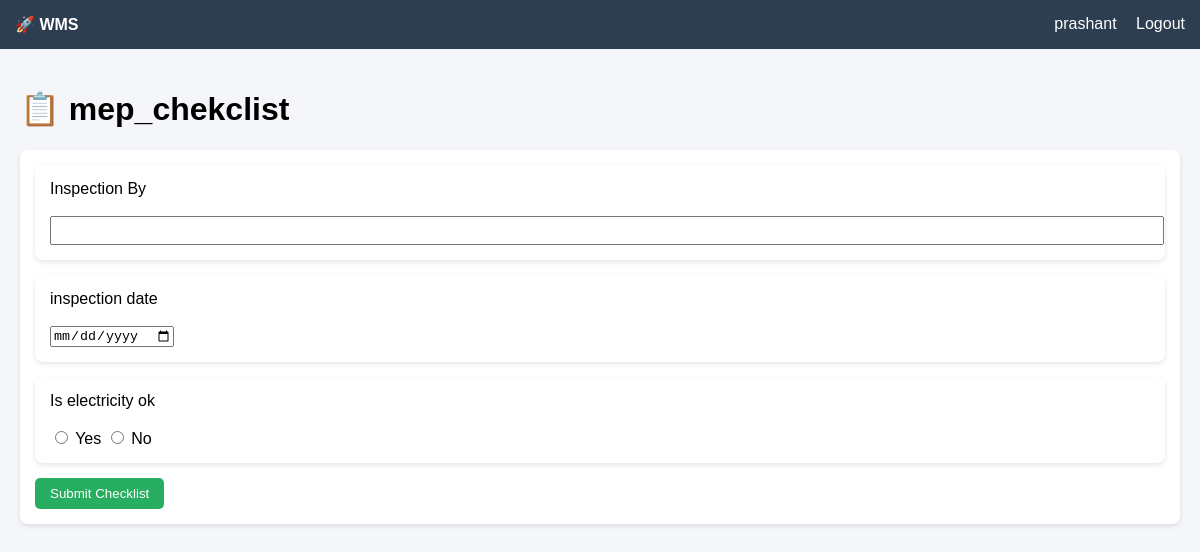
The page /checklist/1/ (signed in) on the database its author committed.
### backend/models.py (models this page shows, shortened)
class Checklist(models.Model):
    CHECKLIST_TYPE = (
        ('Daily', 'Daily'),
        ('Weekly', 'Weekly'),
        ('Monthly', 'Monthly'),
        ('Activity', 'Activity'),
    )
    code = models.CharField(max_length=50, unique=True)
    name = models.CharField(max_length=200)
    checklist_type = models.CharField(
        max_length=50,
        choices=CHECKLIST_TYPE,
        default='Daily'
    )
    project = models.ForeignKey(
        Project,
        on_delete=models.SET_NULL,
        null=True,
        blank=True
    )
    department = models.ForeignKey(
        Department,
        on_delete=models.SET_NULL,
        null=True,
        blank=True
    )
    is_active = models.BooleanField(default=True)
    created_at = models.DateTimeField(auto_now_add=True, null=True, blank=True)

class Question(models.Model):
    QUESTION_TYPE = (
        ('Yes/No', 'Yes/No'),
        ('Text', 'Text'),
        ('Date', 'Date'),
        ('File', 'File'),
    )
    code = models.CharField(max_length=50, unique=True)
    checklist = models.ForeignKey(
        Checklist,
        on_delete=models.CASCADE,
        related_name='questions'
    )
    question_text = models.TextField()
    question_type = models.CharField(
        max_length=50,
        choices=QUESTION_TYPE
    )
    is_mandatory = models.BooleanField(default=False)
    created_at = models.DateTimeField(auto_now_add=True, null=True, blank=True)

### backend/views/checklist.py (the view, shortened to what this page needs)
# urls.py: path('checklist/<int:checklist_id>/', views.checklist_detail, name='checklist_detail'),
def checklist_detail(request, checklist_id):
    if not request.user.is_authenticated:
        return redirect('login')
    checklist = get_object_or_404(Checklist, id=checklist_id)
    questions = Question.objects.filter(checklist=checklist)
    return render(request, 'checklist_detail.html', {
        'checklist': checklist,
        'questions': questions,
    })

### frontend/templates/checklist_detail.html (shortened to what this page needs)
{% extends 'base.html' %} {% block content %}
<h1>📋 {{ checklist.name }}</h1>
<div class="card">
  <form method="POST">
    {% for question in questions %}
    <div class="card" style="margin-bottom: 15px">
      <label>{{ question.question_text }}</label><br /><br />
      {% if question.question_type == "Yes/No" %}
      <input type="radio" name="q{{ question.id }}" value="Yes" /> Yes
      <input type="radio" name="q{{ question.id }}" value="No" /> No
      {% elif question.question_type == "Text" %}
      <input
        type="text"
        name="q{{ question.id }}"
        style="width: 100%; padding: 5px"
      />
      {% elif question.question_type == "Date" %}
      <input type="date" name="q{{ question.id }}" />
      {% elif question.question_type == "File" %}
      <input type="file" name="q{{ question.id }}" />
      {% endif %}
    </div>
    {% endfor %}
    <button class="btn" type="submit">Submit Checklist</button>
  </form>
</div>
{% endblock %}

### frontend/templates/base.html (shortened to what this page needs)
<!doctype html>
<html>
  <head>
  </head>
  <body>
    <div class="navbar">
      <div>
        <strong>🚀 WMS</strong>
      </div>
      <div>
        {% if request.user.is_authenticated %} {{ request.user.username }}
        <a href="{% url 'logout' %}">Logout</a>
        {% else %}
        <a href="{% url 'login' %}">Login</a>
        {% endif %}
      </div>
    </div>
    <div class="container">
      {% block content %}{% endblock %}
    </div>
  </body>
</html>

### frontend/templates/base.html (style rules this page uses)
body { margin: 0; font-family: Arial, sans-serif; background-color: #f5f6fa; }
.navbar { background-color: #2c3e50; color: white; padding: 15px; display: flex; justify-content: space-between; }
.navbar a { color: white; text-decoration: none; margin-left: 15px; }
.container { padding: 20px; }
.card { background: white; padding: 15px; margin-bottom: 15px; border-radius: 8px; box-shadow: 0px 2px 5px rgba(0, 0, 0, 0.1); }
.btn { padding: 8px 15px; background-color: #27ae60; color: white; border: none; cursor: pointer; border-radius: 5px; }

### rows shown on the page
Checklist: name "mep_chekclist"
Question: question_text "Inspection By"
Question: question_text "inspection date"
Question: question_text "Is electricity ok"

### other values the page prints
{{ request.user.username }} "prashant"
